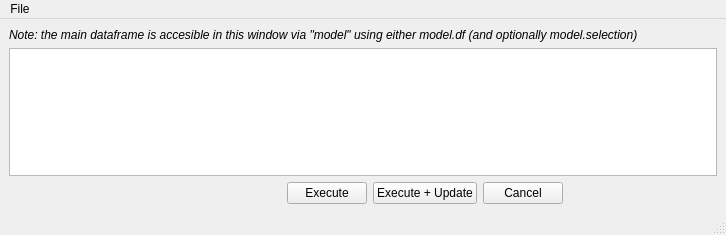
<?xml version="1.0" encoding="UTF-8"?>
<ui version="4.0">
 <class>ApplyPythonWindow</class>
 <widget class="QMainWindow" name="ApplyPythonWindow">
  <property name="geometry">
   <rect>
    <x>0</x>
    <y>0</y>
    <width>726</width>
    <height>235</height>
   </rect>
  </property>
  <property name="windowTitle">
   <string>Apply Python Code</string>
  </property>
  <property name="windowIcon">
   <iconset>
    <normaloff>:/Icons/icons/Custom Icons/execute_python.svg</normaloff>:/Icons/icons/Custom Icons/execute_python.svg</iconset>
  </property>
  <widget class="QWidget" name="centralwidget">
   <property name="enabled">
    <bool>true</bool>
   </property>
   <property name="sizePolicy">
    <sizepolicy hsizetype="Expanding" vsizetype="Expanding">
     <horstretch>0</horstretch>
     <verstretch>0</verstretch>
    </sizepolicy>
   </property>
   <property name="sizeIncrement">
    <size>
     <width>0</width>
     <height>0</height>
    </size>
   </property>
   <layout class="QVBoxLayout" name="verticalLayout_2">
    <item>
     <widget class="QLabel" name="label">
      <property name="font">
       <font>
        <italic>true</italic>
       </font>
      </property>
      <property name="text">
       <string>Note: the main dataframe is accesible in this window via &quot;model&quot; using either model.df (and optionally model.selection)</string>
      </property>
     </widget>
    </item>
    <item>
     <layout class="QVBoxLayout" name="verticalLayout">
      <property name="sizeConstraint">
       <enum>QLayout::SetDefaultConstraint</enum>
      </property>
      <item>
       <widget class="QTextEdit" name="pythonCodeTextEdit"/>
      </item>
      <item>
       <layout class="QHBoxLayout" name="horizontalLayout">
        <item>
         <spacer name="horizontalSpacer">
          <property name="orientation">
           <enum>Qt::Horizontal</enum>
          </property>
          <property name="sizeType">
           <enum>QSizePolicy::Expanding</enum>
          </property>
          <property name="sizeHint" stdset="0">
           <size>
            <width>278</width>
            <height>20</height>
           </size>
          </property>
         </spacer>
        </item>
        <item>
         <widget class="QPushButton" name="ExecuteButton">
          <property name="locale">
           <locale language="English" country="Netherlands"/>
          </property>
          <property name="text">
           <string>Execute</string>
          </property>
          <property name="icon">
           <iconset resource="../../res/app_resources.qrc">
            <normaloff>:/Icons/icons/Custom Icons/execute-python.svg</normaloff>:/Icons/icons/Custom Icons/execute-python.svg</iconset>
          </property>
         </widget>
        </item>
        <item>
         <widget class="QPushButton" name="ExecuteAndUpdateButton">
          <property name="text">
           <string>Execute + Update</string>
          </property>
         </widget>
        </item>
        <item>
         <widget class="QPushButton" name="CancelButton">
          <property name="text">
           <string>Cancel</string>
          </property>
         </widget>
        </item>
        <item>
         <spacer name="horizontalSpacer_2">
          <property name="orientation">
           <enum>Qt::Horizontal</enum>
          </property>
          <property name="sizeHint" stdset="0">
           <size>
            <width>40</width>
            <height>20</height>
           </size>
          </property>
         </spacer>
        </item>
       </layout>
      </item>
     </layout>
    </item>
   </layout>
  </widget>
  <widget class="QMenuBar" name="menubar">
   <property name="geometry">
    <rect>
     <x>0</x>
     <y>0</y>
     <width>726</width>
     <height>22</height>
    </rect>
   </property>
   <widget class="QMenu" name="menuFile">
    <property name="title">
     <string>File</string>
    </property>
    <addaction name="actionSave"/>
    <addaction name="actionSaveAs"/>
    <addaction name="actionOpenFromFile"/>
   </widget>
   <addaction name="menuFile"/>
  </widget>
  <widget class="QStatusBar" name="statusbar"/>
  <action name="actionSaveAs">
   <property name="icon">
    <iconset resource="../../res/app_resources.qrc">
     <normaloff>:/Icons/icons/Tango Icons/actions/document-save-as.svg</normaloff>:/Icons/icons/Tango Icons/actions/document-save-as.svg</iconset>
   </property>
   <property name="text">
    <string>Save as...</string>
   </property>
   <property name="shortcut">
    <string>Ctrl+Shift+S</string>
   </property>
  </action>
  <action name="actionOpenFromFile">
   <property name="icon">
    <iconset resource="../../res/app_resources.qrc">
     <normaloff>:/Icons/icons/Tango Icons/actions/document-open.svg</normaloff>:/Icons/icons/Tango Icons/actions/document-open.svg</iconset>
   </property>
   <property name="text">
    <string>Open...</string>
   </property>
   <property name="toolTip">
    <string>Open from file</string>
   </property>
   <property name="shortcut">
    <string>Ctrl+O</string>
   </property>
  </action>
  <action name="actionSave">
   <property name="enabled">
    <bool>true</bool>
   </property>
   <property name="icon">
    <iconset resource="../../res/app_resources.qrc">
     <normaloff>:/Icons/icons/Tango Icons/actions/document-save.svg</normaloff>:/Icons/icons/Tango Icons/actions/document-save.svg</iconset>
   </property>
   <property name="text">
    <string>Save</string>
   </property>
   <property name="shortcut">
    <string>Ctrl+S</string>
   </property>
  </action>
  <action name="actionactionExecutePythonCode">
   <property name="text">
    <string>actionExecutePythonCode</string>
   </property>
  </action>
 </widget>
 <resources>
  <include location="../../res/app_resources.qrc"/>
 </resources>
 <connections/>
</ui>
